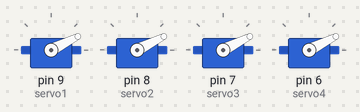
The sketch below on a simulated Arduino Uno, built with avr-gcc and run on an emulated ATmega328P. Shown: 4 × servo. At 1.9 s the program stops and its outputs stay as they are.

Above: at 0.15 s.
At 1.05 s:
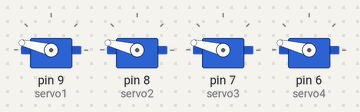
At 1.65 s:
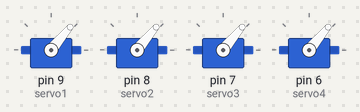
At 2.0 s:
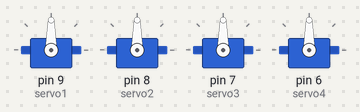
Timing chart, 0 to 3.4 s (numbered marks = the images above):
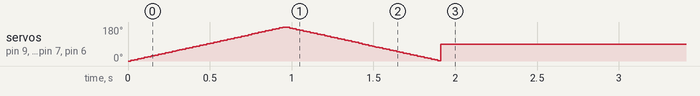

The sketch:

ingenious_snicket_blad1.ino
```cpp
#include <Servo.h>

Servo servo1;
Servo servo2;
Servo servo3;
Servo servo4;

void setup() {
  servo1.attach(9);
  servo2.attach(8);
  servo3.attach(7);
  servo4.attach(6);
}

void loop() {

  for (int pos = 0; pos <= 180; pos++) {
    servo1.write(pos);
    servo2.write(pos);
    servo3.write(pos);
    servo4.write(pos);
    delay(5);
  }

  for (int pos = 180; pos >= 0; pos--) {
    servo1.write(pos);
    servo2.write(pos);
    servo3.write(pos);
    servo4.write(pos);
    delay(5);
  }

  servo1.write(90);
  servo2.write(90);
  servo3.write(90);
  servo4.write(90);

  while (1);
}
```
